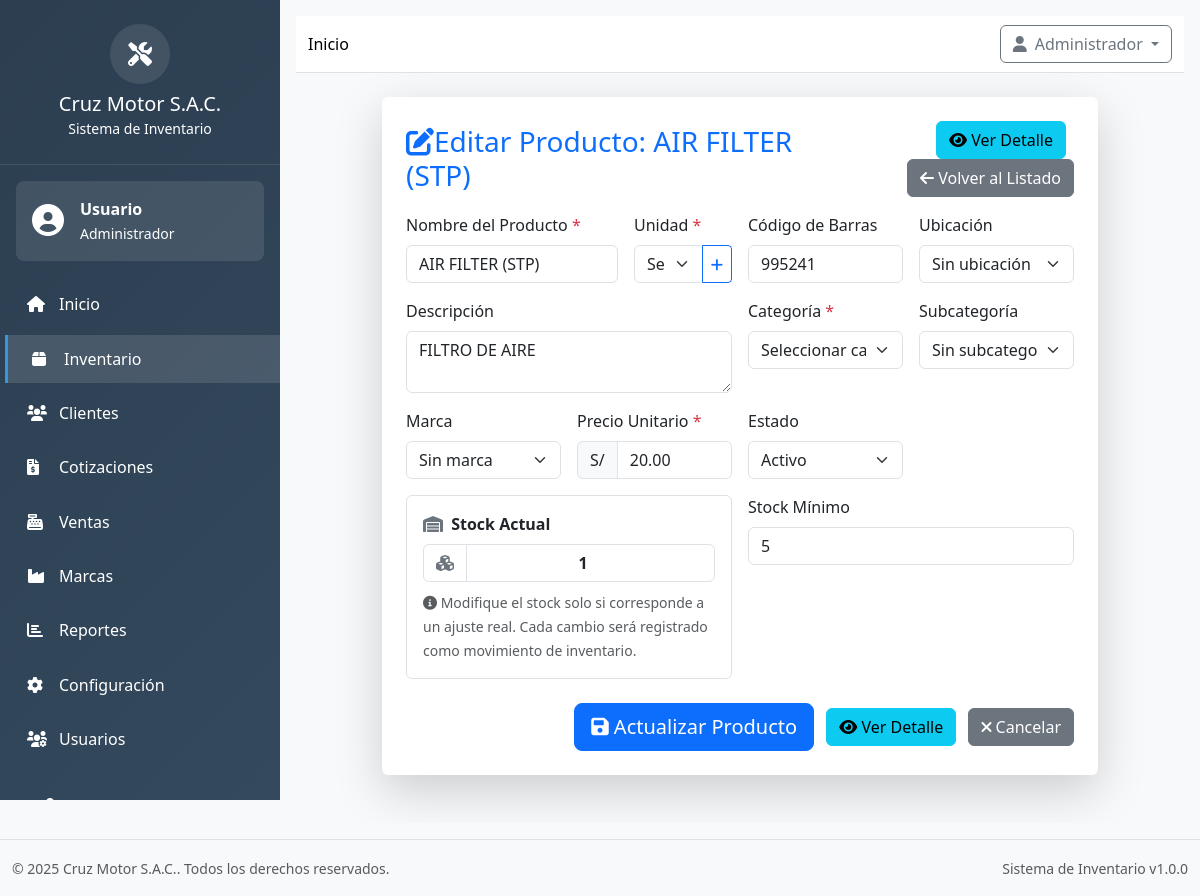
Page /?page=productos&action=edit&id=2 (signed in) on the committed database.
### tables this page shows
CREATE TABLE `productos` (
  `id_producto` int NOT NULL,
  `id_subcategoria` int NOT NULL,
  `id_unidad` int NOT NULL,
  `id_marca` int DEFAULT NULL,
  `id_ubicacion` int DEFAULT NULL,
  `nombre` varchar(150) NOT NULL,
  `descripcion` text,
  `codigo_barras` varchar(100) DEFAULT NULL,
  `precio_unitario` decimal(10,2) NOT NULL,
  `stock_actual` int DEFAULT '0',
  `stock_minimo` int DEFAULT '0',
  `estado` enum('activo','inactivo') DEFAULT 'activo'
);

### app/controllers/ProductoController.php (called while the page is built, shortened)
<?php
class ProductoController extends Controller
{
    private $productoModel;
    public function __construct()
    {
        try {
            $this->productoModel = new Producto();
        } catch (Exception $e) {
            Logger::error("Error al inicializar ProductoController: " . $e->getMessage());
            throw $e;
        }
    }
    public function edit($id)
    {
        $producto = $this->productoModel->find($id);
    }
}

### app/core/Database.php (called while the page is built, shortened)
<?php
class Database
{
    private static $instance = null;
    private $connection;
    private $host;
    private $dbname;
    private $username;
    private $password;
    private $charset;
    private function __construct()
    {
        $this->host = DB_HOST;
        $this->dbname = DB_NAME;
        $this->username = DB_USER;
        $this->password = DB_PASS;
        $this->charset = DB_CHARSET;
    }
    public static function getInstance()
    {
        if (self::$instance === null) {
            self::$instance = new self();
        }
        return self::$instance;
    }
    private function connect()
    {
        try {
            $dsn = "mysql:host={$this->host};dbname={$this->dbname};charset={$this->charset}";
            $options = [
                PDO::ATTR_ERRMODE => PDO::ERRMODE_EXCEPTION,
                PDO::ATTR_DEFAULT_FETCH_MODE => PDO::FETCH_ASSOC,
                PDO::ATTR_EMULATE_PREPARES => false,
                PDO::MYSQL_ATTR_INIT_COMMAND => "SET NAMES {$this->charset}"
            ];
            $this->connection = new PDO($dsn, $this->username, $this->password, $options);
        } catch (PDOException $e) {
            Logger::error("Error de conexión a base de datos: " . $e->getMessage(), [
                'host' => $this->host,
                'database' => $this->dbname
            ]);
            throw new Exception("Error de conexión a la base de datos: " . $e->getMessage());
        }
    }
    public function selectOne($sql, $params = [])
    {
        try {
            $stmt = $this->connection->prepare($sql);
            $stmt->execute($params);
            return $stmt->fetch();
        } catch (PDOException $e) {
            Logger::error("Error en consulta SELECT ONE: " . $e->getMessage(), [
                'sql' => $sql,
                'params' => $params
            ]);
            throw new Exception("Error en consulta SELECT: " . $e->getMessage());
        }
    }
}

### app/core/Logger.php (called while the page is built, shortened)
<?php
class Logger
{
    private static function isLevelEnabled($level)
    {
        $levels = [
            self::DEBUG => 0,
            self::INFO => 1,
            self::WARNING => 2,
            self::ERROR => 3
        ];
        $logLevel = defined('LOG_LEVEL') ? LOG_LEVEL : 'INFO';
        $currentLevel = $levels[$logLevel] ?? 1;
        $messageLevel = $levels[$level] ?? 0;
        return $messageLevel >= $currentLevel;
    }
}

### app/core/Model.php (called while the page is built, shortened)
<?php
abstract class Model
{
    protected $db;
    protected $table;
    protected $primaryKey = 'id';
    public function __construct()
    {
        try {
            $this->db = Database::getInstance();
        } catch (Exception $e) {
            Logger::error("Error al inicializar modelo: " . $e->getMessage(), [
                'model' => get_class($this)
            ]);
            throw $e;
        }
    }
    public function find($id)
    {
        return $this->db->selectOne(
            "SELECT * FROM {$this->table} WHERE {$this->primaryKey} = ?",
            [$id]
        );
    }
}

### app/views/productos/edit.php (the view, shortened to what this page needs)
<div class="container py-4">
    <div class="row justify-content-center">
        <div class="col-lg-10 col-md-12">
            <form method="POST" action="?page=productos&action=update&id=<?= $producto['id_producto'] ?>" class="bg-white rounded shadow-lg p-4 mb-4">
                <div class="row mb-3 align-items-center">
                    <div class="col-md-8">
                        <h3 class="mb-0 text-primary">
                            <i class="fas fa-edit mr-2"></i>Editar Producto: <?= htmlspecialchars($producto['nombre']) ?>
                        </h3>
                    </div>
                    <div class="col-md-4 text-end">
                        <a href="?page=productos&action=view&id=<?= $producto['id_producto'] ?>" class="btn btn-info me-2">
                            <i class="fas fa-eye"></i> Ver Detalle
                        </a>
                        <a href="?page=productos" class="btn btn-secondary">
                            <i class="fas fa-arrow-left"></i> Volver al Listado
                        </a>
                    </div>
                </div>
                <div class="row g-3 mb-3">
                    <div class="col-md-4">
                        <label for="nombre" class="form-label">Nombre del Producto <span class="text-danger">*</span></label>
                        <input type="text" class="form-control" id="nombre" name="nombre" value="<?= htmlspecialchars($_POST['nombre'] ?? $producto['nombre']) ?>" required>
                    </div>
                    <div class="col-md-2">
                        <label for="id_unidad" class="form-label">Unidad <span class="text-danger">*</span></label>
                        <div class="input-group">
                            <select class="form-select" id="id_unidad" name="id_unidad" required>
                                <option value="">Seleccionar unidad...</option>
                            </select>
                            <button type="button" class="btn btn-outline-primary btn-sm" data-bs-toggle="modal" data-bs-target="#modalNuevaUnidad">
                                <i class="fas fa-plus"></i>
                            </button>
                        </div>
                    </div>
                    <div class="col-md-3">
                        <label for="codigo_barras" class="form-label">Código de Barras</label>
                        <input type="text" class="form-control" id="codigo_barras" name="codigo_barras" value="<?= htmlspecialchars($_POST['codigo_barras'] ?? $producto['codigo_barras']) ?>">
                    </div>
                    <div class="col-md-3">
                        <label for="id_ubicacion" class="form-label">Ubicación</label>
                        <select class="form-select" id="id_ubicacion" name="id_ubicacion">
                            <option value="">Sin ubicación</option>
                        </select>
                    </div>
                </div>
                <div class="row g-3 mb-3">
                    <div class="col-md-6">
                        <label for="descripcion" class="form-label">Descripción</label>
                        <textarea class="form-control" id="descripcion" name="descripcion" rows="2"><?= htmlspecialchars($_POST['descripcion'] ?? $producto['descripcion']) ?></textarea>
                    </div>
                    <div class="col-md-3">
                        <label for="id_categoria" class="form-label">Categoría <span class="text-danger">*</span></label>
                        <select class="form-select" id="id_categoria" name="id_categoria" required>
                            <option value="">Seleccionar categoría...</option>
                        </select>
                    </div>
                    <div class="col-md-3">
                        <label for="id_subcategoria" class="form-label">Subcategoría</label>
                        <select class="form-select" id="id_subcategoria" name="id_subcategoria" required>
                            <option value="0">Sin subcategoría</option>
                        </select>
                    </div>
                </div>
                <div class="row g-3 mb-3">
                    <div class="col-md-3">
                        <label for="id_marca" class="form-label">Marca</label>
                        <select class="form-select" id="id_marca" name="id_marca">
                            <option value="">Sin marca</option>
                        </select>
                    </div>
                    <div class="col-md-3">
                        <label for="precio_unitario" class="form-label">Precio Unitario <span class="text-danger">*</span></label>
                        <div class="input-group">
                            <span class="input-group-text">S/</span>
                            <input type="number" class="form-control" id="precio_unitario" name="precio_unitario"
                                step="0.01" min="0" value="<?= htmlspecialchars($_POST['precio_unitario'] ?? $producto['precio_unitario'] ?? '') ?>" required>
                        </div>
                    </div>
                    <div class="col-md-3">
                        <label for="estado" class="form-label">Estado</label>
                        <select class="form-select" id="estado" name="estado">
                            <option value="activo" <?= (($_POST['estado'] ?? $producto['estado'] ?? '') == 'activo') ? 'selected' : '' ?>>Activo</option>
                        </select>
                    </div>
                </div>
                <div class="row g-3 mb-3">
                    <div class="col-md-6">
                        <div class="p-3 border rounded bg-white">
                            <label for="stock_actual" class="form-label fw-bold">
                                <i class="fas fa-warehouse me-1 text-secondary"></i> Stock Actual
                            </label>
                            <?php $stockValue = isset($stock_actual) ? $stock_actual : ($producto['stock_actual'] ?? 0); ?>
                            <div class="input-group mb-2">
                                <span class="input-group-text bg-white text-secondary"><i class="fas fa-cubes"></i></span>
                                <input type="number" class="form-control text-center fw-bold" id="stock_actual" name="stock_actual"
                                    min="0" value="<?= htmlspecialchars($_POST['stock_actual'] ?? $stockValue) ?>">
                            </div>
                            <small class="form-text text-muted">
                                <i class="fas fa-info-circle"></i> Modifique el stock solo si corresponde a un ajuste real. Cada cambio será registrado como movimiento de inventario.
                            </small>
                        </div>
                    </div>
                    <div class="col-md-6">
                        <label for="stock_minimo" class="form-label">Stock Mínimo</label>
                        <input type="number" class="form-control" id="stock_minimo" name="stock_minimo"
                            min="0" value="<?= htmlspecialchars($_POST['stock_minimo'] ?? $producto['stock_minimo'] ?? '') ?>">
                    </div>
                </div>
                <div class="row mt-4">
                    <div class="col-md-12 text-end">
                        <button type="submit" class="btn btn-primary btn-lg me-2">
                            <i class="fas fa-save"></i> Actualizar Producto
                        </button>
                        <a href="?page=productos&action=view&id=<?= $producto['id_producto'] ?>" class="btn btn-info me-2">
                            <i class="fas fa-eye"></i> Ver Detalle
                        </a>
                        <a href="?page=productos" class="btn btn-secondary">
                            <i class="fas fa-times"></i> Cancelar
                        </a>
                    </div>
                </div>
            </form>
        </div>
    </div>
</div>

### public/css/main.css (style rules this page uses)
:root { --primary-color: #2c3e50; --secondary-color: #3498db; --accent-color: #e74c3c; --success-color: #27ae60; --warning-color: #f39c12; --sidebar-width: 280px; }
body { font-family: 'Segoe UI', Tahoma, Geneva, Verdana, sans-serif; background-color: #f8f9fa; overflow-x: hidden; }
html { overflow-x: hidden; }
.container, .container-fluid, .main-content { overflow-x: hidden; }
* { scrollbar-width: none; }

### rows in the picture
productos: nombre "AIR FILTER (STP)", codigo_barras "995241", descripcion "FILTRO DE AIRE", precio_unitario "20.00", estado "Activo", stock_minimo "5"

### other values in the picture
COMPANY_NAME "Cruz Motor S.A.C."
$user['nombre'] "Usuario"
$user['rol'] "Administrador"
APP_VERSION "1.0.0"
